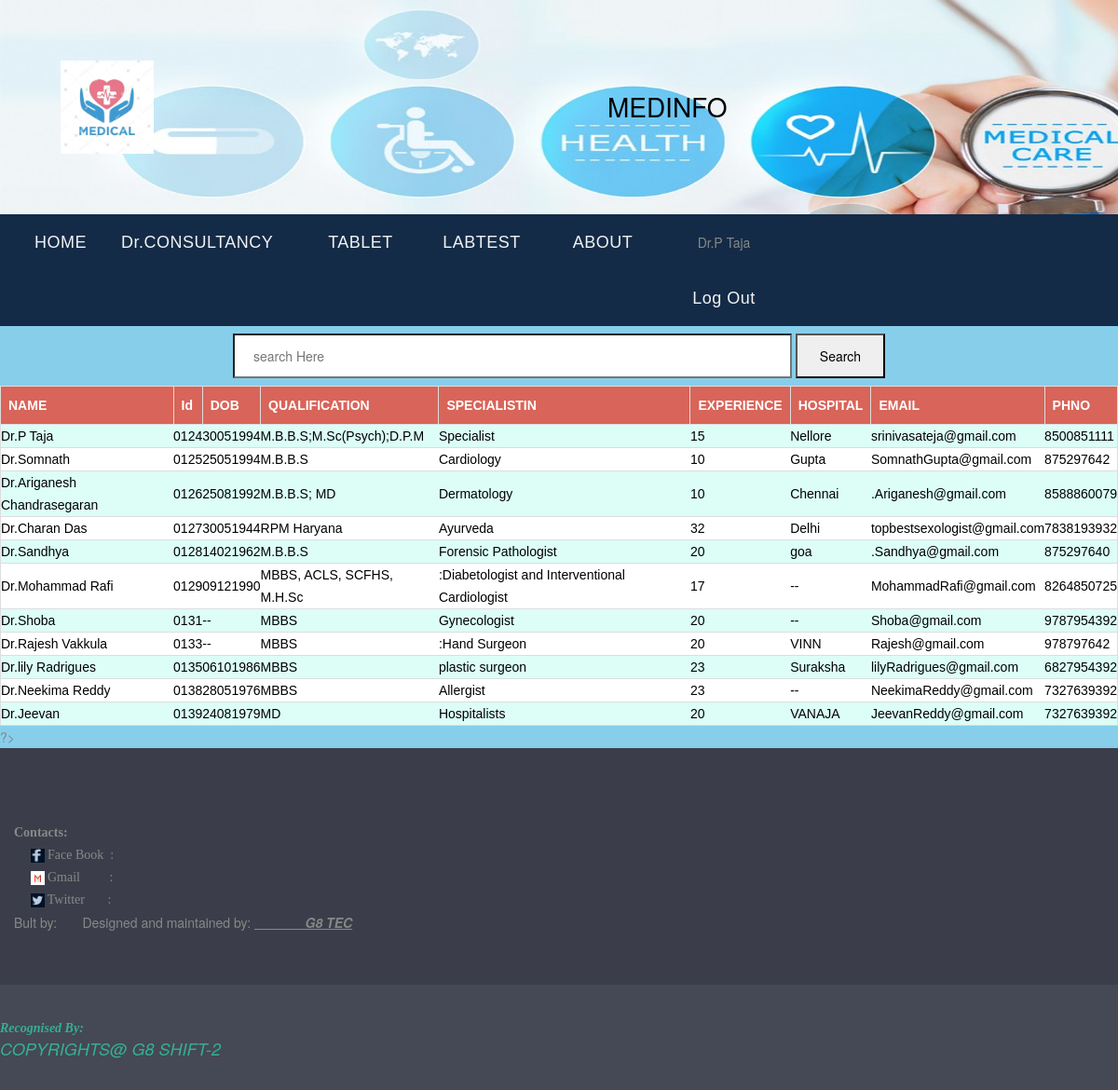
Screenshot of /doctor1.php (signed in) with the database file from the repository.
### tables this page shows
CREATE TABLE `mddoctor` (
  `NAME` varchar(255) NOT NULL,
  `ID` varchar(30) NOT NULL,
  `DOB` varchar(10) NOT NULL,
  `QUALIFICATION` varchar(255) NOT NULL,
  `SPECIALISTIN` varchar(255) NOT NULL,
  `EXPERIENCE` varchar(255) NOT NULL,
  `HOSPITAL` varchar(255) NOT NULL,
  `EMAIL` varchar(255) NOT NULL,
  `PHNO` varchar(14) NOT NULL,
  `MEDINFOUSERNAME` varchar(40) NOT NULL,
  `PASSWORD` varchar(16) NOT NULL
);

### doctinfoswow.php (the view, shortened to what this page needs)
<!DOCTYPE html>
<html>
<head>
</head>
<body>
<table class="pi">
<tr>
<th>NAME</th>
<th>Id</th>
<th>DOB</th>
<th>QUALIFICATION</th>
<th>SPECIALISTIN</th>
<th>EXPERIENCE</th>
<th>HOSPITAL</th>
<th>EMAIL</th>
<th>PHNO</th>
</tr>
<?php
$conn=mysqli_connect("localhost","root","","registration");
$sql="SELECT NAME,Id,DOB,QUALIFICATION,SPECIALISTIN,EXPERIENCE,HOSPITAL,EMAIL,PHNO from mddoctor";
$result=$conn->query($sql);
if($result->num_rows>0){
while($row=$result->fetch_assoc()){
echo"<tr><td>".$row["NAME"]."</td><td>".$row["Id"]."</td><td>".$row["DOB"]."</td><td>".$row["QUALIFICATION"]."</td><td>".$row["SPECIALISTIN"]."</td><td>".$row["EXPERIENCE"]."</td><td>".$row["HOSPITAL"]."</td><td>".$row["EMAIL"]."</td><td>".$row["PHNO"]."</td></tr>";
}
echo"</table>"	;
	}
	else{
	echo"0rows"	;
	}
?>
</body>
</html>

### css/custom-styles.css (style rules this page uses)
body { background: #e6e6e6; color: #888888; font-size: 14px; line-height: 24px; }

### doctor1.php (style rules this page uses)
body { background-color:skyblue; margin:0; }
* { margin:0; padding:0; }

### doctinfoswow.php (style rules this page uses)
.pi { font-family: arial, sans-serif; border-collapse: collapse; width: 100%; }
.pi th { border: 1px solid #dddddd; text-align: left; padding: 8px; background-color:#d96459; color:white; }
.pi tr:nth-child(even) { border: 1px solid #dddddd; text-align: left; padding: 8px; color:black; background-color:#DCFEF7; }
.pi tr:nth-child(odd) { border: 1px solid #dddddd; text-align: left; padding: 8px; color:black; background-color:#ffff; }

### rows the page displays
mddoctor: NAME "Dr.P Taja", ID "0124", DOB "30051994", QUALIFICATION "M.B.B.S;M.Sc(Psych);D.P.M", SPECIALISTIN "Specialist", EXPERIENCE "15", HOSPITAL "Nellore", EMAIL "srinivasateja@gmail.com", PHNO "8500851111"
mddoctor: NAME "Dr.Somnath", ID "0125", DOB "25051994", QUALIFICATION "M.B.B.S", SPECIALISTIN "Cardiology", EXPERIENCE "10", HOSPITAL "Gupta", EMAIL "SomnathGupta@gmail.com", PHNO "875297642"
mddoctor: NAME "Dr.Ariganesh Chandrasegaran", ID "0126", DOB "25081992", QUALIFICATION "M.B.B.S; MD", SPECIALISTIN "Dermatology", EXPERIENCE "10", HOSPITAL "Chennai", EMAIL ".Ariganesh@gmail.com", PHNO "8588860079"
mddoctor: NAME "Dr.Charan Das", ID "0127", DOB "30051944", QUALIFICATION "RPM Haryana", SPECIALISTIN "Ayurveda", EXPERIENCE "32", HOSPITAL "Delhi", EMAIL "topbestsexologist@gmail.com", PHNO "7838193932"
mddoctor: NAME "Dr.Sandhya", ID "0128", DOB "14021962", QUALIFICATION "M.B.B.S", SPECIALISTIN "Forensic Pathologist", EXPERIENCE "20", HOSPITAL "goa", EMAIL ".Sandhya@gmail.com", PHNO "875297640"
mddoctor: NAME "Dr.Mohammad Rafi", ID "0129", DOB "09121990", QUALIFICATION "MBBS, ACLS, SCFHS, M.H.Sc", SPECIALISTIN ":Diabetologist and Interventional Cardiologist", EXPERIENCE "17", HOSPITAL "--", EMAIL "MohammadRafi@gmail.com", PHNO "8264850725"
mddoctor: NAME "Dr.Shoba", ID "0131", DOB "--", QUALIFICATION "MBBS", SPECIALISTIN "Gynecologist", EXPERIENCE "20", HOSPITAL "--", EMAIL "Shoba@gmail.com", PHNO "9787954392"
mddoctor: NAME "Dr.Rajesh Vakkula", ID "0133", DOB "--", QUALIFICATION "MBBS", SPECIALISTIN ":Hand Surgeon", EXPERIENCE "20", HOSPITAL "VINN", EMAIL "Rajesh@gmail.com", PHNO "978797642"
mddoctor: NAME "Dr.lily Radrigues", ID "0135", DOB "06101986", QUALIFICATION "MBBS", SPECIALISTIN "plastic surgeon", EXPERIENCE "23", HOSPITAL "Suraksha", EMAIL "lilyRadrigues@gmail.com", PHNO "6827954392"
mddoctor: NAME "Dr.Neekima Reddy", ID "0138", DOB "28051976", QUALIFICATION "MBBS", SPECIALISTIN "Allergist", EXPERIENCE "23", HOSPITAL "--", EMAIL "NeekimaReddy@gmail.com", PHNO "7327639392"
mddoctor: NAME "Dr.Jeevan", ID "0139", DOB "24081979", QUALIFICATION "MD", SPECIALISTIN "Hospitalists", EXPERIENCE "20", HOSPITAL "VANAJA", EMAIL "JeevanReddy@gmail.com", PHNO "7327639392"

### other values shown
$_SESSION['usr_name'] "Dr.P Taja"
